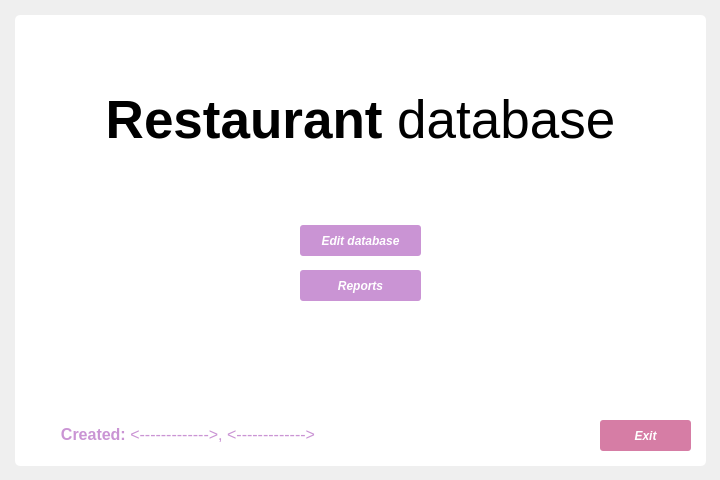
<?xml version="1.0" encoding="UTF-8"?>
<ui version="4.0">
 <class>Form</class>
 <widget class="QWidget" name="Form">
  <property name="geometry">
   <rect>
    <x>0</x>
    <y>0</y>
    <width>720</width>
    <height>480</height>
   </rect>
  </property>
  <property name="font">
   <font>
    <pointsize>40</pointsize>
   </font>
  </property>
  <property name="windowTitle">
   <string>Form</string>
  </property>
  <widget class="QFrame" name="frame">
   <property name="geometry">
    <rect>
     <x>15</x>
     <y>15</y>
     <width>691</width>
     <height>451</height>
    </rect>
   </property>
   <property name="styleSheet">
    <string notr="true">QFrame{
background: #fff;
border-radius: 5px;
}
QWidget{
font-family: &quot;Segoe UI&quot;;
}
QPushButton{
background-color: #CA94D4;
font-weight: bold;
font-style: italic;
color: #fff;
font-size: 12px;
border-radius: 3px;
}


QPushButton:hover{
background-color: #bA84c4;
}

QPushButton:pressed{
background-color: qlineargradient(spread:pad, x1:0, y1:0, x2:0, y2:1, stop:0 #CA94D4, stop:1 #bA84c4);
}</string>
   </property>
   <property name="frameShape">
    <enum>QFrame::StyledPanel</enum>
   </property>
   <property name="frameShadow">
    <enum>QFrame::Raised</enum>
   </property>
   <widget class="QLabel" name="label">
    <property name="geometry">
     <rect>
      <x>0</x>
      <y>60</y>
      <width>691</width>
      <height>91</height>
     </rect>
    </property>
    <property name="font">
     <font>
      <family>Segoe UI</family>
      <pointsize>40</pointsize>
     </font>
    </property>
    <property name="styleSheet">
     <string notr="true"/>
    </property>
    <property name="text">
     <string>&lt;html&gt;&lt;head/&gt;&lt;body&gt;&lt;p&gt;&lt;span style=&quot; font-weight:600;&quot;&gt;Restaurant&lt;/span&gt; database&lt;/p&gt;&lt;/body&gt;&lt;/html&gt;</string>
    </property>
    <property name="alignment">
     <set>Qt::AlignCenter</set>
    </property>
   </widget>
   <widget class="QLabel" name="label_3">
    <property name="geometry">
     <rect>
      <x>30</x>
      <y>405</y>
      <width>286</width>
      <height>30</height>
     </rect>
    </property>
    <property name="minimumSize">
     <size>
      <width>166</width>
      <height>0</height>
     </size>
    </property>
    <property name="font">
     <font>
      <family>Segoe UI</family>
      <pointsize>12</pointsize>
     </font>
    </property>
    <property name="styleSheet">
     <string notr="true">color: #CA94D4;</string>
    </property>
    <property name="text">
     <string>&lt;html&gt;&lt;head/&gt;&lt;body&gt;&lt;p&gt;&lt;span style=&quot; font-weight:600;&quot;&gt;Created:&lt;/span&gt; &amp;lt;-------------&amp;gt;, &amp;lt;-------------&amp;gt;&lt;/p&gt;&lt;/body&gt;&lt;/html&gt;</string>
    </property>
    <property name="alignment">
     <set>Qt::AlignCenter</set>
    </property>
   </widget>
   <widget class="QPushButton" name="btn_input">
    <property name="geometry">
     <rect>
      <x>285</x>
      <y>210</y>
      <width>121</width>
      <height>31</height>
     </rect>
    </property>
    <property name="font">
     <font>
      <family>Segoe UI</family>
      <pointsize>-1</pointsize>
      <weight>75</weight>
      <italic>true</italic>
      <bold>true</bold>
     </font>
    </property>
    <property name="cursor">
     <cursorShape>PointingHandCursor</cursorShape>
    </property>
    <property name="styleSheet">
     <string notr="true"/>
    </property>
    <property name="text">
     <string>Edit database</string>
    </property>
   </widget>
   <widget class="QPushButton" name="btn_reports">
    <property name="geometry">
     <rect>
      <x>285</x>
      <y>255</y>
      <width>121</width>
      <height>31</height>
     </rect>
    </property>
    <property name="font">
     <font>
      <family>Segoe UI</family>
      <pointsize>-1</pointsize>
      <weight>75</weight>
      <italic>true</italic>
      <bold>true</bold>
     </font>
    </property>
    <property name="cursor">
     <cursorShape>PointingHandCursor</cursorShape>
    </property>
    <property name="styleSheet">
     <string notr="true"/>
    </property>
    <property name="text">
     <string>Reports</string>
    </property>
   </widget>
   <widget class="QPushButton" name="btn_exit">
    <property name="geometry">
     <rect>
      <x>585</x>
      <y>405</y>
      <width>91</width>
      <height>31</height>
     </rect>
    </property>
    <property name="font">
     <font>
      <family>Segoe UI</family>
      <pointsize>-1</pointsize>
      <weight>75</weight>
      <italic>true</italic>
      <bold>true</bold>
     </font>
    </property>
    <property name="cursor">
     <cursorShape>PointingHandCursor</cursorShape>
    </property>
    <property name="styleSheet">
     <string notr="true">QPushButton{
background-color: #D67DA5;
}

QPushButton:hover{
background-color: #c66D95;
}

QPushButton:pressed{
background-color: qlineargradient(spread:pad, x1:0, y1:0, x2:0, y2:1, stop:0 #D67DA5, stop:1 #c66D95);
}</string>
    </property>
    <property name="text">
     <string>Exit</string>
    </property>
   </widget>
  </widget>
 </widget>
 <resources/>
 <connections/>
</ui>
